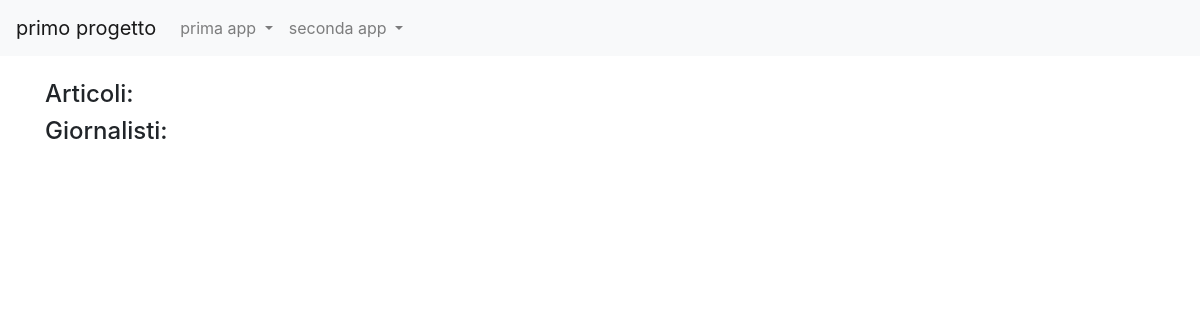
Before: /news/ with the older database file.
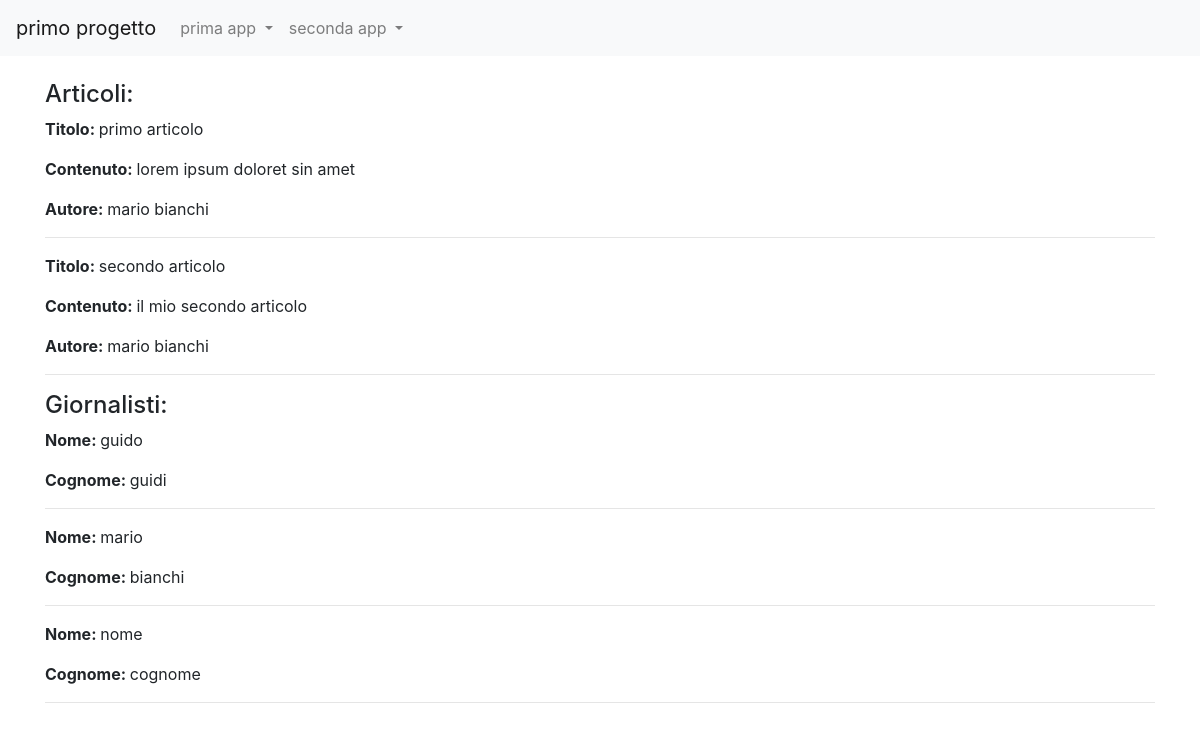
After: the same page with the newer database file.
### news/models.py (models this page shows)
class Articolo(models.Model):
    titolo = models.CharField(max_length=100)
    contenuto = models.TextField()
    giornalista = models.ForeignKey(Giornalista, on_delete=models.CASCADE, related_name="articoli")
    data = models.DateField(auto_now=True, blank=True)
    visualizzazioni = models.IntegerField(default=0, blank=True)
    def __str__(self):
        return self.titolo
    class Meta:
        verbose_name="Articolo"
        verbose_name_plural="Articoli"

class Giornalista(models.Model):
    nome = models.CharField(max_length=20)
    cognome = models.CharField(max_length=20)
    anno_di_nascita = models.DateField(blank=True)
    def __str__(self):
        return self.nome + " " + self.cognome
    class Meta:
        verbose_name="Giornalista"
        verbose_name_plural="giornalisti"

### news/views.py (the view)
# urls.py: path('', home, name="homeview"),
def home(request):
        articoli = Articolo.objects.all()
        giornalisti = Giornalista.objects.all()
        context = {"articoli": articoli, "giornalisti": giornalisti}
        print(context)
        return render(request, "homepage1.html", context)

### news/templates/homepage1.html (shortened to what this page needs)
{% extends 'base.html' %}
{% block content %}
    <h4>Articoli: </h4>
        {% for articolo in articoli %}
            <p><strong>Titolo: </strong>{{ articolo.titolo }}</p>
            <p><strong>Contenuto: </strong>{{ articolo.contenuto }}</p>
            <p><strong>Autore: </strong>{{ articolo.giornalista }}</p>
            <hr>
        {% endfor %}
    <h4>Giornalisti: </h4>
    {% for giornalista in giornalisti %}
        <p><strong>Nome: </strong>{{ giornalista.nome }}</p>
        <p><strong>Cognome: </strong>{{ giornalista.cognome }}</p>
        <hr>
    {% endfor %}
{% endblock content %}

Changed rows visible on the page:
added Articolo: titolo "primo articolo", contenuto "lorem ipsum doloret sin amet", giornalista "mario bianchi"
added Articolo: titolo "secondo articolo", contenuto "il mio secondo articolo", giornalista "mario bianchi"
added Giornalista: nome "guido", cognome "guidi"
added Giornalista: nome "mario", cognome "bianchi"
added Giornalista: nome "nome", cognome "cognome"
